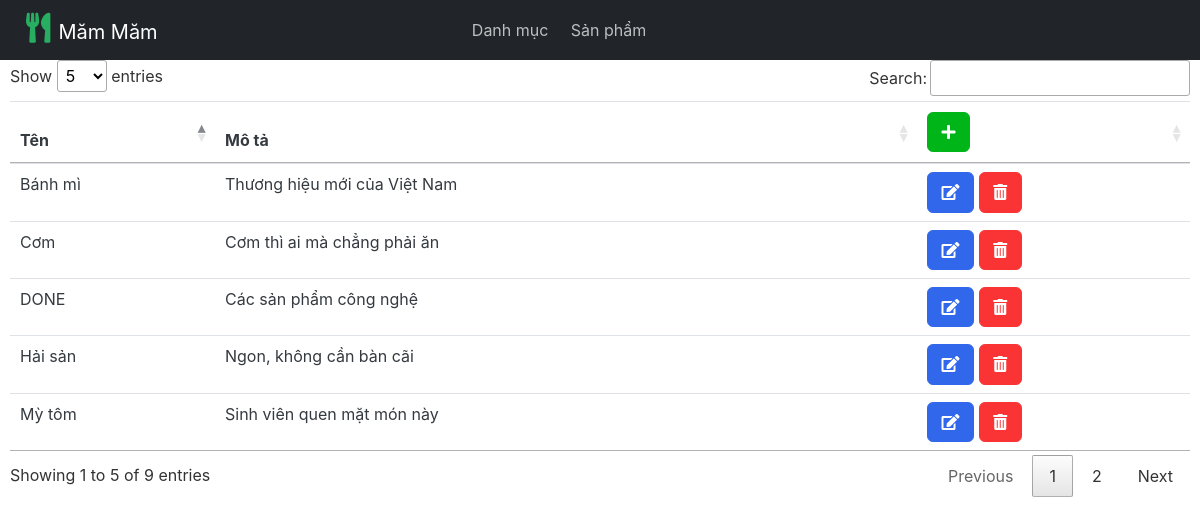
The app's page /dashboard/category, older data.
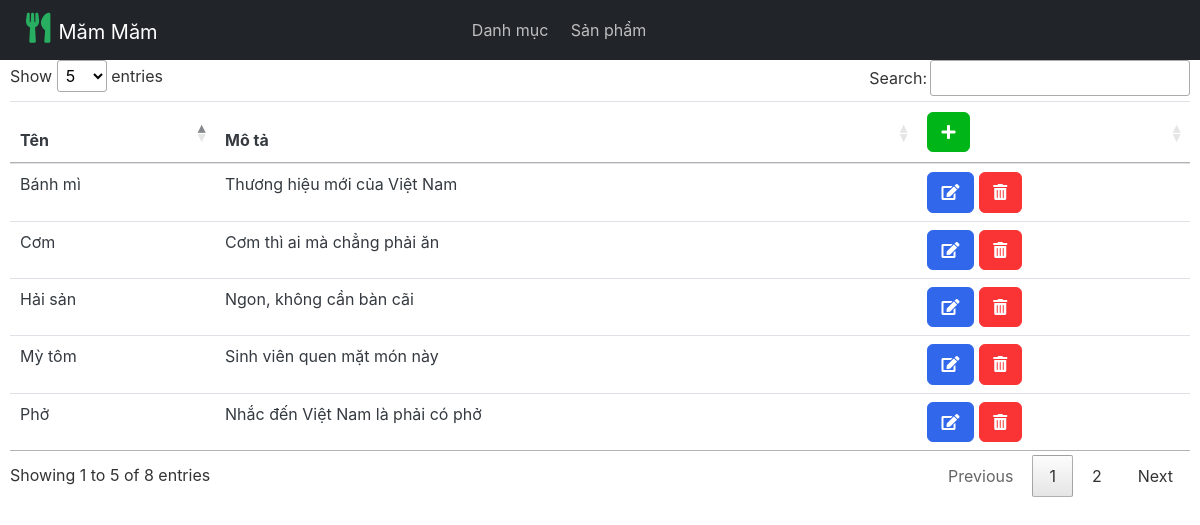
The same page, newer data.
### category/models.py (models this page shows, shortened)
class Category(models.Model):
    name = models.CharField(max_length=100, unique=True)
    slug = models.SlugField(max_length=50, unique=True, allow_unicode=True)
    description = models.CharField(max_length=500, blank=True)
    class Meta:
        verbose_name = "category"
        verbose_name_plural = "categories"

### dashboard/views.py (the view)
# urls.py: path("category", views.ReadCategory, name="ReadCategory"),
def ReadCategory(request):
    categories = Category.objects.all()
    return render(request=request, template_name="dashboard/category/read.html",
                  context={"categories": categories})

### category/context_processors.py (called while the page is built)
def header_menu_links(request):
    links = Category.objects.all()
    return dict(links=links)

### templates/dashboard/category/read.html (shortened to what this page needs)
{% extends 'dashboard-base.html' %}
{% load static %}
{% block content %}
<table id="category-table" class="table">
    <thead>
        <th>Tên</th>
        <th>Mô tả</th>
        <th>
            <a href="{% url 'CreateCategory' %}" class="btn btn-success">
                <i class="fas fa-plus"></i>
            </a>
        </th>
    </thead>
    <tbody>
        {% for category in categories %}
        <tr>
            <td>{{ category.name }}</td>
            <td>{{ category.description }}</td>
            <td>
                <a href="{% url 'UpdateCategory' category.id %}" class="btn btn-primary">
                    <i class="fas fa-edit"></i>
                </a>
                <a href="{% url 'DeleteCategory' category.id %}" class="btn btn-danger">
                    <i class="fas fa-trash-alt"></i>
                </a>
            </td>
        </tr>
        {% endfor %}
    </tbody>
</table>
{% endblock%}

Row changes from the older to the newer data that the page shows:
removed Category: name "DONE", description "Các sản phẩm công nghệ"
now on this page (row unchanged): Category: name "Phở", description "Nhắc đến Việt Nam là phải có phở"
Text that changed along with them:
text written by a page script: "Show entries Search: Showing 1 to 5 of 9 entries Previous 1 2 Next" → "Show entries Search: Showing 1 to 5 of 8 entries Previous 1 2 Next"
